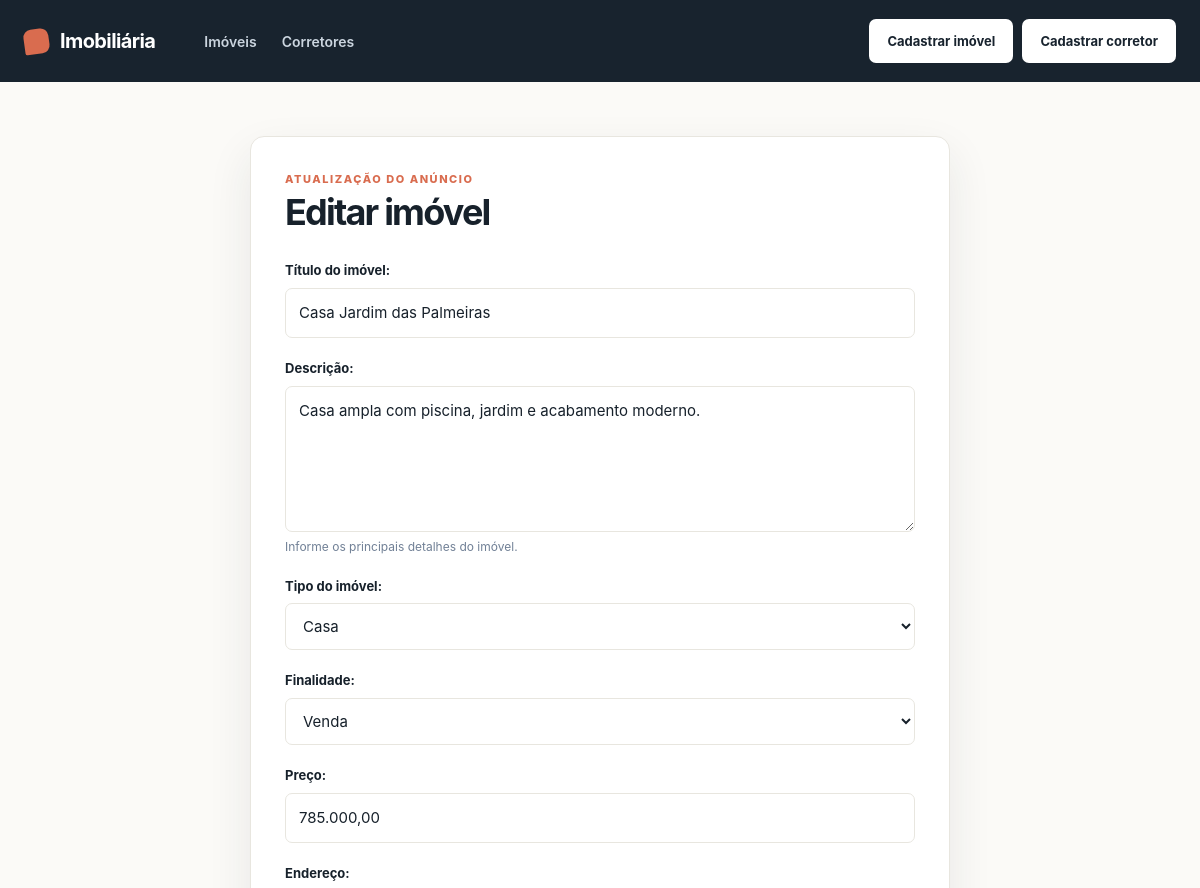
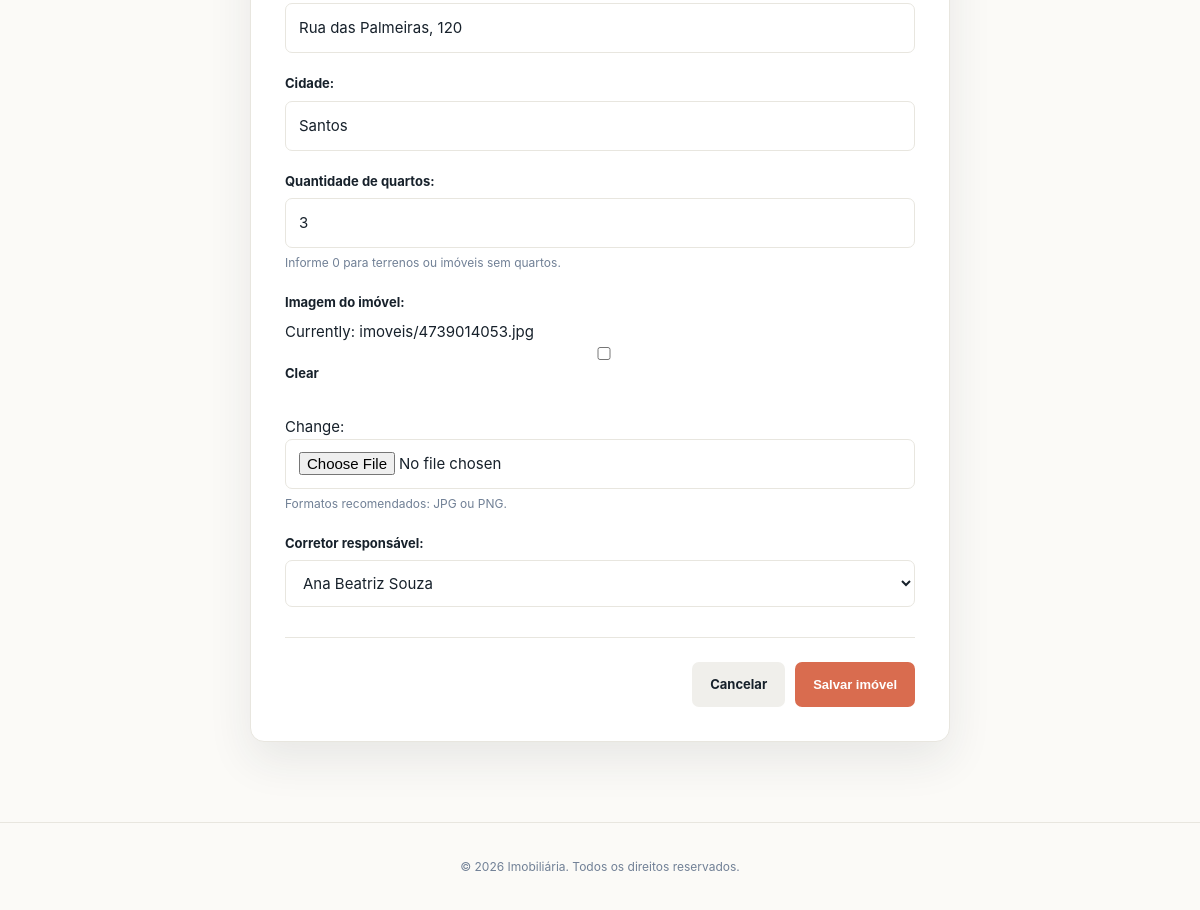
/edit-imovel/1/, run on the app's committed database (2 pictures, top to bottom).
### imovel/models.py (models this page shows)
class Imovel(models.Model):
    titulo = models.CharField(max_length=100)
    descricao = models.TextField()
    tipo = models.CharField(max_length=50, choices=TipoImovel.choices)
    finalidade = models.CharField(max_length=50)
    preco = models.DecimalField(max_digits=10, decimal_places=2)
    endereco = models.CharField(max_length=200)
    cidade = models.CharField(max_length=100)
    quantidade_quartos = models.IntegerField()
    imagem = models.ImageField(upload_to='imoveis/', blank=True, null=True)
    corretor = models.ForeignKey(Corretor, on_delete=models.CASCADE)
    data_cadastro = models.DateTimeField(auto_now_add=True)

### imovel/views.py (the view)
# urls.py: path('edit-imovel/<int:id>/', views.edit_imovel, name='edit_imovel'),
def edit_imovel(request, id):
    imovel = Imovel.objects.get(id=id)
    form = FormImovel(request.POST or None, request.FILES or None, instance=imovel)
    if request.method == "POST":
        if form.is_valid():
            form.save()
            return redirect('imoveis')
    return render(request, "cadastro-imovel.html", {'form': form})

### imovel/models.py (called while the page is built)
    def __str__(self):
        return self.nome

### imovel/templates/cadastro-imovel.html (shortened to what this page needs)
{% extends 'template.html' %}
{% load static %}
{% block estilos %}
<link rel="stylesheet" href="{% static 'css/cadastro-imovel.css' %}">
{% endblock %}
{% block conteudo %}
<section class="form-card">
    <p class="eyebrow">{% if form.instance.pk %}Atualização do anúncio{% else %}Novo anúncio{% endif %}</p>
    <h2>{% if form.instance.pk %}Editar imóvel{% else %}Cadastrar imóvel{% endif %}</h2>
    <form method="post" enctype="multipart/form-data">
        {% for field in form %}
        <div class="field-group{% if field.errors %} has-error{% endif %}">
            {{ field.label_tag }}
            {{ field }}
            {% if field.help_text %}
                <small class="field-help">{{ field.help_text }}</small>
            {% endif %}
        </div>
        {% endfor %}
        <div class="form-actions">
            <a href="{% url 'imoveis' %}" class="btn btn-secondary">Cancelar</a>
            <button type="submit" class="btn btn-primary">Salvar imóvel</button>
        </div>
    </form>
</section>
{% endblock %}

### imovel/static/css/style.css (style rules this page uses)
:root { --ink: #17212b; --muted: #718096; --paper: #fbfaf7; --surface: #ffffff; --line: #e8e6df; --accent: #d96c4f; --accent-dark: #b84f36; --navy: #18232e; --shadow: 0 18px 45px rgba(29, 40, 50, .09); }
* { box-sizing: border-box; }
html { scroll-behavior: smooth; }
body { background: var(--paper); color: var(--ink); font: 15px/1.6 Inter, ui-sans-serif, system-ui, -apple-system, "Segoe UI", sans-serif; margin: 0; }
a { color: inherit; text-decoration: none; }
h2 { font-size: clamp(27px, 3vw, 38px); letter-spacing: -.05em; line-height: 1.1; margin: 4px 0 0; }
.eyebrow { color: var(--accent); font-size: 11px; font-weight: 800; letter-spacing: .14em; margin: 0; text-transform: uppercase; }
.btn { border: 1px solid transparent; border-radius: 7px; cursor: pointer; display: inline-block; font-size: 13px; font-weight: 700; padding: 11px 17px; text-align: center; transition: background .2s, border-color .2s, transform .2s; }
.btn-primary { background: var(--accent); color: #fff; }
.btn-secondary { background: #f0efeb; color: var(--ink); }
input, select, textarea { background: #fff; border: 1px solid var(--line); border-radius: 7px; color: var(--ink); font: inherit; padding: 12px 13px; width: 100%; }
input::placeholder, textarea::placeholder { color: #a5adb5; }

### imovel/static/css/cadastro-imovel.css (style rules this page uses)
.form-card { background: var(--surface); border: 1px solid var(--line); border-radius: 14px; box-shadow: var(--shadow); margin: 0 auto; max-width: 700px; padding: 34px; }
.form-card h2 { margin-bottom: 28px; }
.field-group { margin-bottom: 20px; }
.field-group label { display: block; font-size: 13px; font-weight: 750; margin-bottom: 7px; }
.field-group input, .field-group select, .field-group textarea { display: block; }
.form-card textarea { min-height: 115px; resize: vertical; }
.field-help { color: var(--muted); display: block; font-size: 12px; line-height: 1.4; margin-top: 7px; }
.form-actions { border-top: 1px solid var(--line); display: flex; gap: 10px; justify-content: flex-end; margin-top: 30px; padding-top: 24px; }

### data on the page
Imovel: form "Casa Jardim das Palmeiras" "Casa ampla com piscina, jardim e acabamento moderno." "Casa" "Venda" "785.000,00" "Rua das Palmeiras, 120" "Santos" "3" "Ana Beatriz Souza"

### other printed values
{{ field.label_tag }} "Título do imóvel:" "Descrição:" "Tipo do imóvel:" "Finalidade:" "Preço:" "Endereço:" "Cidade:" "Quantidade de quartos:" "Imagem do imóvel:" "Corretor responsável:"
{{ field.help_text }} "Informe os principais detalhes do imóvel." "Informe 0 para terrenos ou imóveis sem quartos." "Formatos recomendados: JPG ou PNG."
